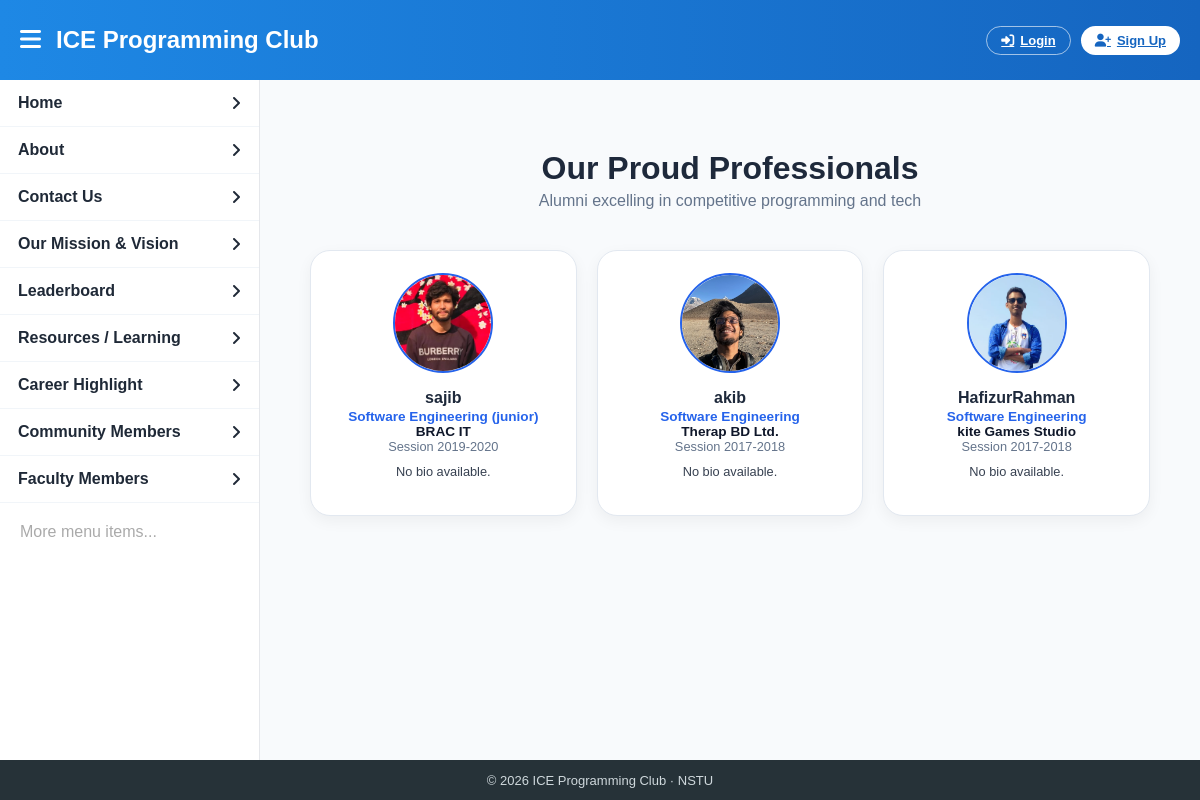
Page /proud_professionals/ on the earlier database version.
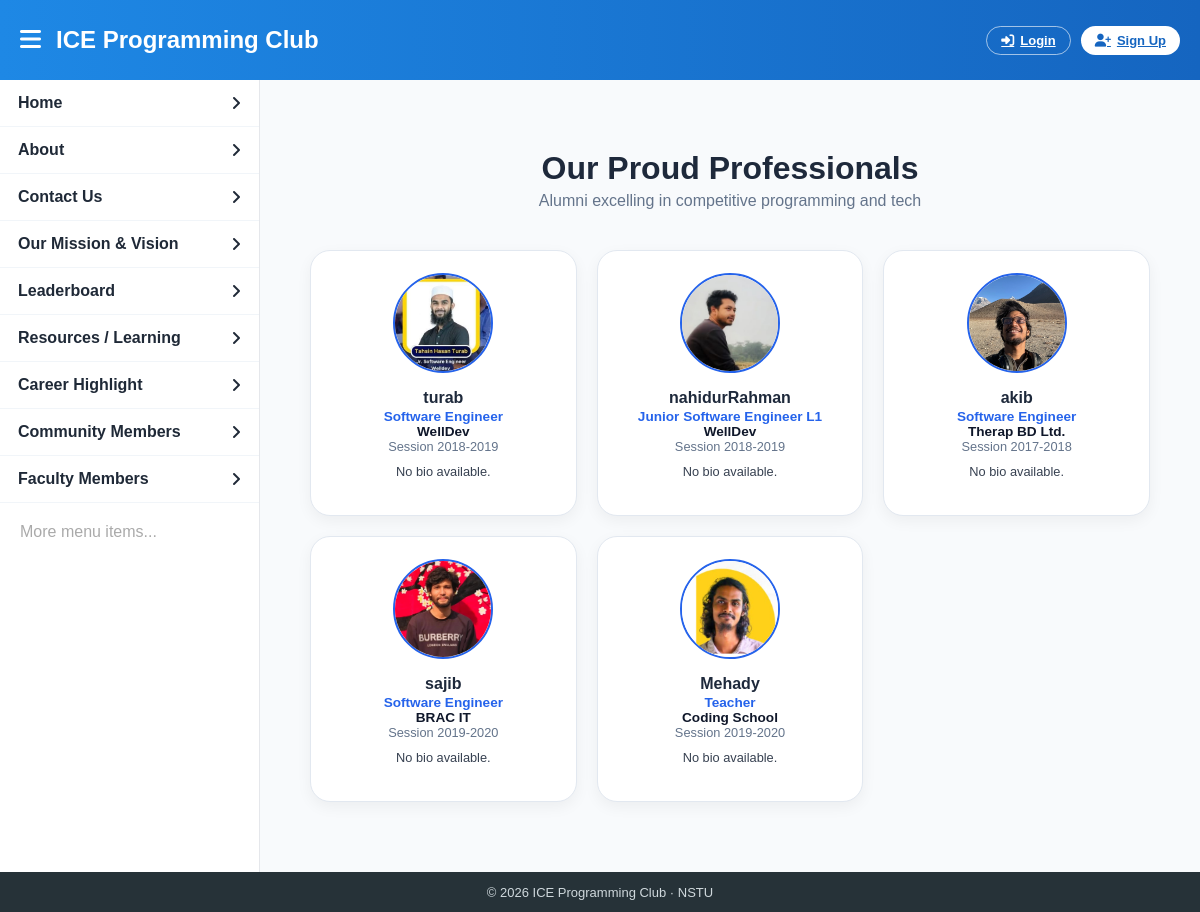
Same page on the later database version.
### Core/models.py (models this page shows, shortened)
class Member(models.Model):
    POSITION_CHOICES = [
        ('member','Member'),
        ('admin','Admin'),
        ('president','President'),
        ('vice_president','Vice President'),
        ('secretary','Secretary'),
    ]
    STATUS_CHOICES = [
        ('active','Active'),
        ('alumni','Alumni'),
    ]
    user = models.OneToOneField(get_user_model(), on_delete=models.CASCADE)
    student_id = models.CharField(max_length=100, unique=True)
    session = models.ForeignKey(Session, on_delete=models.CASCADE)
    department = models.CharField(max_length=100)
    position = models.CharField(max_length=20, choices=POSITION_CHOICES, default='member')
    skills = models.TextField(blank=True)
    bio = models.TextField(blank=True)
    github = models.URLField(blank=True)
    linkedin = models.URLField(blank=True)
    profile_picture = models.ImageField(upload_to='profile_pics/', default='default_profile.png')
    is_verified = models.BooleanField(default=False)
    status = models.CharField(max_length=10, choices=STATUS_CHOICES, default='active')
    joined_at = models.DateTimeField(auto_now_add=True)
    codeforces_handle = models.CharField(max_length=100, blank=True)
    codechef_handle = models.CharField(max_length=100, blank=True)
    atcoder_handle = models.CharField(max_length=100, blank=True)
    cf_rating = models.IntegerField(default=0)
    cc_rating = models.IntegerField(default=0)
    at_rating = models.IntegerField(default=0)
    @property
    def name(self):
        if hasattr(self.user, "full_name") and self.user.full_name:
            return self.user.full_name
        if hasattr(self.user, "username") and self.user.username:
            return self.user.username
        if hasattr(self.user, "email") and self.user.email:
            return self.user.email.split("@")[0]
        return "Unknown"

class CustomUser(AbstractBaseUser, PermissionsMixin):
    GENDER_CHOICES = [('M','Male'),('F','Female'),('O','Other')]
    name = models.CharField(max_length=100)
    email = models.EmailField(unique=True)
    phone_number = models.CharField(max_length=15, blank=True, null=True)
    gender = models.CharField(max_length=10, choices=GENDER_CHOICES, blank=True, null=True)
    birthday = models.DateField(blank=True, null=True)
    is_active = models.BooleanField(default=True)
    is_staff = models.BooleanField(default=False)
    date_joined = models.DateTimeField(auto_now_add=True)
    objects = CustomUserManager()
    USERNAME_FIELD = "email"
    REQUIRED_FIELDS = []

class JobProfile(models.Model):
    JOB_TYPE_CHOICES=[
        ('full_time','Full Time'),
        ('part_time','Part Time'),
        ('internship','Internship'),
        ('remote','Remote'),
        ('contract','Contract'),
    ]
    user = models.ForeignKey(
        get_user_model(),
        on_delete=models.CASCADE,
        related_name='job_profiles'
    )
    job_title = models.CharField(max_length=200)
    company_name = models.CharField(max_length=200)
    locrtion = models.CharField(max_length=200,blank=True)
    location = models.CharField(max_length=200, blank=True)
    job_type = models.CharField(
        max_length=20,
        choices=JOB_TYPE_CHOICES
    )
    skills = models.TextField(help_text="coma separated skills")
    description = models.TextField(blank = True)
    start_date = models.DateField(blank=True,null=True)
    is_current= models.BooleanField(default=True)
    created_at = models.DateTimeField(auto_now_add=True)

class Session(models.Model):
    year = models.CharField(max_length=100, unique=True)

### Core/views.py (the view)
# urls.py: path('proud_professionals/',views.proud_professionals, name='proud_professionals'),
def proud_professionals(request):
    current_jobs = JobProfile.objects.filter(is_current=True).select_related('user')
    members = Member.objects.filter(user__job_profiles__in=current_jobs).select_related('user', 'session').distinct()
    member_jobs = {}
    for member in members:
        current_job = member.user.job_profiles.filter(is_current=True).first()
        if current_job:
            member_jobs[member] = current_job
    return render(request, 'public/proud_professionals.html', {
        'member_jobs': member_jobs
    })

### templates/public/proud_professionals.html (shortened to what this page needs)
{% extends "navbar.html" %}
{% load static %}
{% block content %}
<div class="container">
    <h1 class="page-title">Our Proud Professionals</h1>
    <p class="page-subtitle">
        Alumni excelling in competitive programming and tech
    </p>
    <div class="card-grid">
        {% for member, job in member_jobs.items %}
        <div class="professional-card">
            <img
                src="{% if member.profile_picture %}{{ member.profile_picture.url }}{% else %}{% static 'default_profile.png' %}{% endif %}"
                alt="{{ member.name }}"
                class="avatar"
            >
            <div class="name">{{ member.name }}</div>
            <div class="job">
                {{ job.job_title|default:"Professional" }}
            </div>
            {% if job.company_name %}
            <div class="company">
                {{ job.company_name }}
            </div>
            {% endif %}
            <div class="meta">
                Session {{ member.session.year }}
            </div>
            <div class="bio">
                {{ member.bio|default:"No bio available." }}
            </div>
        </div>
        {% empty %}
        <p style="text-align:center;color:#64748b;">
            No professionals available.
        </p>
        {% endfor %}
    </div>
</div>
{% endblock %}

### templates/navbar.html (shortened to what this page needs)
<!DOCTYPE html>
<html lang="en">
<head>
<link rel="stylesheet" href="https://cdnjs.cloudflare.com/ajax/libs/font-awesome/6.4.0/css/all.min.css">
</head>
<body>
{% include 'includes/navbar_fragment.html' %}
<div class="layout" id="layout">
    <aside class="sidebar-left">
        <a class="nav-item" href="{% url 'home'%}"><span>Home</span><i class="fas fa-angle-right"></i></a>
        <a class="nav-item" href="{% url 'home' %}#about-section"><span>About</span><i class="fas fa-angle-right"></i></a>
        <a class="nav-item" href="{% url 'home' %}#contact-section"><span>Contact Us</span><i class="fas fa-angle-right"></i></a>
        <a class="nav-item" href="{% url 'home' %}#mission-vision-section"><span>Our Mission & Vision</span><i class="fas fa-angle-right"></i></a>
        <a class="nav-item" href="{% url 'leaderboard'%}"><span>Leaderboard</span><i class="fas fa-angle-right"></i></a>
        <a class="nav-item" href="{% url 'learning'%}"><span>Resources / Learning</span><i class="fas fa-angle-right"></i></a>
        <a class="nav-item" href="{% url 'proud_professionals'%}"><span>Career Highlight</span><i class="fas fa-angle-right"></i></a>
        <a class="nav-item" href="{% url 'show_community'%}"><span>Community Members</span><i class="fas fa-angle-right"></i></a>
        <a class="nav-item" href=""><span>Faculty Members</span><i class="fas fa-angle-right"></i></a>
        <div style="height:400px;padding:20px;color:#aaa;">
            More menu items...
        </div>
    </aside>
    <main class="main-content">
        {% block content %}{% endblock %}
    </main>
</div>
<footer>
    {% block footer %}© 2026 ICE Programming Club · NSTU{% endblock %}
</footer>
</body>
</html>

### templates/includes/navbar_fragment.html
<div class="navbar">
    <div style="display:flex;align-items:center;gap:15px;">
        <button class="menu-btn" onclick="toggleMenu()" aria-label="Toggle sidebar menu">
            <i class="fas fa-bars"></i>
        </button>
        <strong>ICE Programming Club</strong>
    </div>
   <div class="nav-actions">
    {% if user.is_authenticated %}
        {% if user.is_staff or user.is_superuser %}
            <a href="{% url 'admin_dashboard'%}" class="nav-btn outline">
                <i class="fas fa-gauge"></i> Dashboard
            </a>
            <a href="{% url 'logout' %}" class="nav-btn solid">
                <i class="fas fa-sign-out-alt"></i> Logout
            </a>
        {% else %}
            <a href="{% url 'personal_information' %}" class="nav-btn outline">
                <i class="fas fa-user"></i> Profile
            </a>
            <a href="{% url 'logout' %}" class="nav-btn solid">
                <i class="fas fa-sign-out-alt"></i> Logout
            </a>
        {% endif %}
    {% else %}
        <a href="{% url 'login' %}" class="nav-btn outline">
            <i class="fas fa-sign-in-alt"></i> Login
        </a>
        <a href="{% url 'register' %}" class="nav-btn solid">
            <i class="fas fa-user-plus"></i> Sign Up
        </a>
    {% endif %}
   </div>
</div>

### templates/includes/navbar_head.html (style rules this page uses)
:root { --blue1:#1e88e5; --blue2:#1565c0; --bg:#f4f6f9; --border:#e5e7eb; --text:#1f2937; }
* { box-sizing:border-box; margin:0; padding:0; }
body { font-family:'Segoe UI',sans-serif; background:var(--bg); overflow:hidden; }
.navbar { height:80px; background:linear-gradient(90deg,var(--blue1),var(--blue2)); color:#fff; display:flex; align-items:center; padding:0 20px; gap:15px; position:fixed; top:0; left:0; right:0; z-index:1000; }
.navbar strong { font-size:1.5rem; }
.menu-btn { background:none; border:none; font-size:1.5rem; color:#fff; cursor:pointer; }
.nav-actions { margin-left:auto; display:flex; gap:10px; }
.nav-btn { border-radius:20px; padding:6px 14px; font-size:13px; cursor:pointer; border:none; display:flex; align-items:center; gap:6px; font-weight:600; }
.nav-btn.outline { background:transparent; border:1px solid rgba(255,255,255,.6); color:#fff; }
.nav-btn.solid { background:#fff; color:var(--blue2); }
footer { position:fixed; bottom:0; left:0; right:0; height:40px; background:#263238; color:#cfd8dc; display:flex; align-items:center; justify-content:center; font-size:13px; z-index:1000; }
.layout { display:grid; grid-template-columns:260px 1fr; height: calc(100vh - 120px); margin-top:80px; transition: grid-template-columns 0.3s ease; }
.sidebar-left { background:#fff; border-right:1px solid var(--border); height:100%; overflow-y:auto; scrollbar-width:thin; scrollbar-color:#cbd5e1 transparent; }
.nav-item { padding:14px 18px; display:flex; justify-content:space-between; align-items:center; border-bottom:1px solid #f1f5f9; text-decoration:none; color:var(--text); font-weight:600; }
.main-content { height:100%; overflow-y:auto; padding:30px; scrollbar-width:thin; }

### templates/public/proud_professionals.html (style rules this page uses)
body { background: #f8fafc; font-family: Arial, sans-serif; }
.container { max-width: 1200px; margin: auto; padding: 40px 20px; }
.page-title { font-size: 2rem; font-weight: 700; text-align: center; color: #1e293b; margin-bottom: 5px; }
.page-subtitle { font-size: 1rem; color: #64748b; text-align: center; margin-bottom: 40px; }
.card-grid { display: grid; grid-template-columns: repeat(3, 1fr); gap: 20px; }
.professional-card { background: #ffffff; border-radius: 20px; padding: 22px 16px; box-shadow: 0 5px 15px rgba(0,0,0,0.05); border: 1px solid #e2e8f0; text-align: center; transition: transform 0.3s, box-shadow 0.3s; }
.avatar { width: 100px; height: 100px; border-radius: 50%; object-fit: cover; border: 2px solid #2563eb; margin-bottom: 12px; }
.name { font-size: 16px; font-weight: 700; color: #1e293b; margin-bottom: 2px; }
.job { font-size: 0.85rem; font-weight: 600; color: #2563eb; }
.company { font-size: 0.85rem; color: #0f172a; font-weight: 600; }
.meta { font-size: 0.8rem; color: #64748b; margin-bottom: 8px; }
.bio { font-size: 0.8rem; color: #374151; margin: 10px 0 14px; }

Differences in the rows shown:
no longer on this page (row unchanged): Member: profile_picture (picture), name "HafizurRahman", job_title "Software Engineering", company_name "kite Games Studio", session.year "2017-2018", bio "No bio available."
added Member: profile_picture (picture), name "turab", job_title "Software Engineer", company_name "WellDev", session.year "2018-2019", bio "No bio available."
added Member: profile_picture (picture), name "nahidurRahman", job_title "Junior Software Engineer L1", company_name "WellDev", session.year "2018-2019", bio "No bio available."
shown differently, row unchanged: Member "akib": job_title "Software Engineering" → "Software Engineer"; moves up the list
computed for Member "sajib": job_title "Software Engineering (junior)" → "Software Engineer"
now on this page (row unchanged): Member: profile_picture (picture), name "Mehady", job_title "Teacher", company_name "Coding School", session.year "2019-2020", bio "No bio available."
